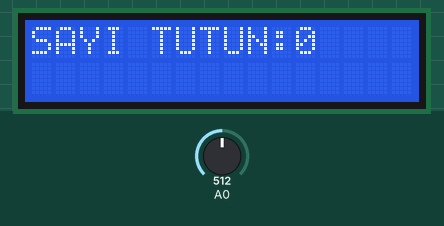
Bench run of a sketch on a simulated Arduino Uno, built with avr-gcc and run on an emulated ATmega328P. On the bench: 16×2 character LCD. The inputs (shaded band) are chosen by the test bench; at power-on: A0 = 512. Random numbers use the default seed unless the sketch sets one.

Above: at 2.2 s.
2.3 s: A0 set to 548
3.8 s: A0 set to 571
At 4.7 s:
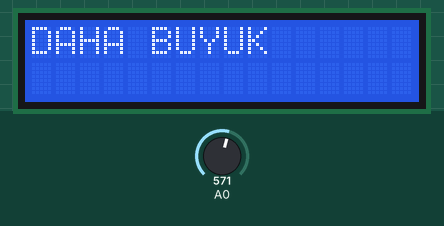
6.8 s: A0 set to 370
At 7.4 s:
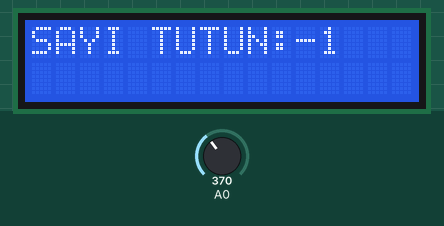
8.8 s: A0 set to 565
At 9.9 s:
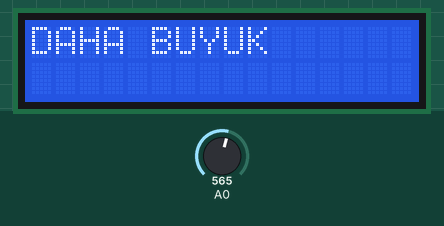
11.8 s: A0 set to 545
Timing chart, 0 to 14.8 s (numbered marks = the images above; inputs shaded):
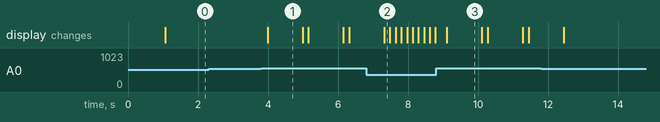

The sketch:

sayi_tahmin.ino
```cpp
#include <LiquidCrystal.h>

LiquidCrystal lcd(8,9,4,5,6,7);
      #define sag 0
      #define ust 1
      #define alt 2
      #define sol 3
      #define secim 4
      #define yok 5
int tut=0;
int deger=9;
int okunan=0;
int sayi = random(0,10);

void setup() {
  lcd.begin(16,2);
  lcd.setCursor(0,0);
  lcd.print("SAYI TAHMIN");

  delay(1000);
}

void loop() {

  do
  {
    deger=tus_oku();
    lcd.setCursor(0,0);
    lcd.print("SAYI TUTUN:");
    if(deger==ust){tut=tut+1;}
    else if(deger==alt && deger>=0){tut=tut-1;}
    if(tut<10)
    {
      lcd.setCursor(12,0);
      lcd.print(" ");
    }
    lcd.setCursor(11,0);
    lcd.print(tut);
    delay(160);
  }while(deger!=secim);
deger=6;

if(tut==sayi)
{
  lcd.clear();
  lcd.setCursor(0,0);
  lcd.print("Bildin!");
  sayi=random(0,10);
  delay(1000);
  lcd.clear();
}
else if(tut<sayi)
{
  lcd.clear();
  lcd.setCursor(0,0);
  lcd.print("DAHA BUYUK");
  delay(1000);
}
else if(tut>sayi)
 {
  lcd.clear();
  lcd.setCursor(0,0);
  lcd.print("DAHA KUCUK");
  delay(1000);
 }
}
int tus_oku()
{
  okunan=analogRead(0);
  if(okunan>1000)return yok;
  if(okunan<50)return sag;
  if(okunan<195)return ust;
  if(okunan<380)return alt;
  if(okunan<555)return sol;
  if(okunan<790)return secim;
  return yok;
}
```

Measured:
- the behaviour switches between 554 and 555 on A0 (found by bisection; images 0 and 1)
- after the input at 2.3 s, every drawn part: stays the same
- after the input at 3.8 s, the display: changes after 0.19 s (image 1)
- what the display in image 1 shows lasts 1.0 s, from 4.0 s to 5.0 s
